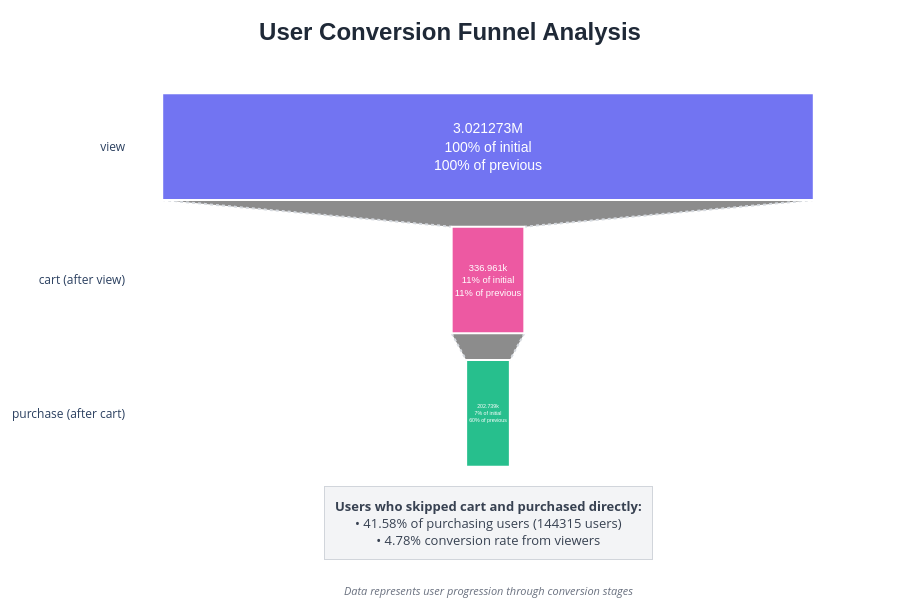

Source (notebook cell):
### Code cell
import plotly.graph_objects as go
import pandas as pd

# Prepare data for funnel chart
funnel_data = pd.DataFrame({
    'Stage': ['view', 'cart (after view)', 'purchase (after cart)'],
    'Users': [3021273, 336961, 202739],
    'Initial_Percentage': [100, 11, 7],
    'Previous_Percentage': [100, 11, 60]
})

# Create enhanced funnel chart
fig = go.Figure()

# Add funnel trace with improved styling
fig.add_trace(go.Funnel(
    y=funnel_data['Stage'],
    x=funnel_data['Users'],
    textinfo="value+percent initial+percent previous",
    textposition="inside",
    textfont=dict(
        family="Arial",
        size=14,
        color="white"
    ),
    opacity=0.9,
    marker=dict(
        color=['#6366F1', '#EC4899', '#10B981'],  # Modern color palette
        line=dict(
            color='white',
            width=2
        )
    ),
    connector=dict(
        line=dict(
            color='#D1D5DB',
            width=2,
            dash='dot'
        )
    )
))

# Update layout for professional appearance
fig.update_layout(
    title={
        'text': '<b>User Conversion Funnel Analysis</b>',
        'x': 0.5,
        'xanchor': 'center',
        'font': {'size': 24, 'color': '#1F2937', 'family': "Arial"}
    },
    funnelmode="stack",
    height=600,
    width=900,
    plot_bgcolor='white',
    paper_bgcolor='white',
    showlegend=False,
    margin=dict(t=80, b=120, l=50, r=50)  # Extra bottom margin for annotations
)

# Add annotations for skipped cart users
fig.add_annotation(
    text=f"<b>Users who skipped cart and purchased directly:</b><br>"
         f"• 41.58% of purchasing users ({144315} users)<br>"
         f"• 4.78% conversion rate from viewers",
    xref="paper", yref="paper",
    x=0.5, y=-0.2,
    xanchor='center',
    showarrow=False,
    font=dict(size=13, color='#374151'),
    bgcolor='#F3F4F6',
    bordercolor='#D1D5DB',
    borderwidth=1,
    borderpad=10
)

# Add data source annotation
fig.add_annotation(
    text="Data represents user progression through conversion stages",
    xref="paper", yref="paper",
    x=0.5, y=-0.3,
    xanchor='center',
    showarrow=False,
    font=dict(size=11, color='#6B7280', style='italic')
)

# Customize hover template
fig.update_traces(
    hovertemplate="<b>%{y}</b><br>Users: %{x:,.0f}<br>Initial: %{customdata[0]}%<br>Previous: %{customdata[1]}%<extra></extra>",
    customdata=funnel_data[['Initial_Percentage', 'Previous_Percentage']].values
)

# Show the plot
fig.show()

### Figure 1 — Plotly figure (JSON) as saved in the notebook; plotly's stock layout.template omitted (floating-point values rounded to 4 significant figures)
{"data": [{"connector": {"line": {"color": "#D1D5DB", "dash": "dot", "width": 2}}, "marker": {"color": ["#6366F1", "#EC4899", "#10B981"], "line": {"color": "white", "width": 2}}, "opacity": 0.9, "textfont": {"color": "white", "family": "Arial", "size": 14}, "textinfo": "value+percent initial+percent previous", "textposition": "inside", "x": [3021273, 336961, 202739], "y": ["view", "cart (after view)", "purchase (after cart)"], "type": "funnel", "customdata": [[100, 100], [11, 11], [7, 60]], "hovertemplate": "<b>%{y}</b><br>Users: %{x:,.0f}<br>Initial: %{customdata[0]}%<br>Previous: %{customdata[1]}%<extra></extra>"}], "layout": {"title": {"font": {"size": 24, "color": "#1F2937", "family": "Arial"}, "text": "<b>User Conversion Funnel Analysis</b>", "x": 0.5, "xanchor": "center"}, "margin": {"t": 80, "b": 120, "l": 50, "r": 50}, "funnelmode": "stack", "height": 600, "width": 900, "plot_bgcolor": "white", "paper_bgcolor": "white", "showlegend": false, "annotations": [{"bgcolor": "#F3F4F6", "bordercolor": "#D1D5DB", "borderpad": 10, "borderwidth": 1, "font": {"color": "#374151", "size": 13}, "showarrow": false, "text": "<b>Users who skipped cart and purchased directly:</b><br>• 41.58% of purchasing users (144315 users)<br>• 4.78% conversion rate from viewers", "x": 0.5, "xanchor": "center", "xref": "paper", "y": -0.2, "yref": "paper"}, {"font": {"color": "#6B7280", "size": 11, "style": "italic"}, "showarrow": false, "text": "Data represents user progression through conversion stages", "x": 0.5, "xanchor": "center", "xref": "paper", "y": -0.3, "yref": "paper"}]}}
